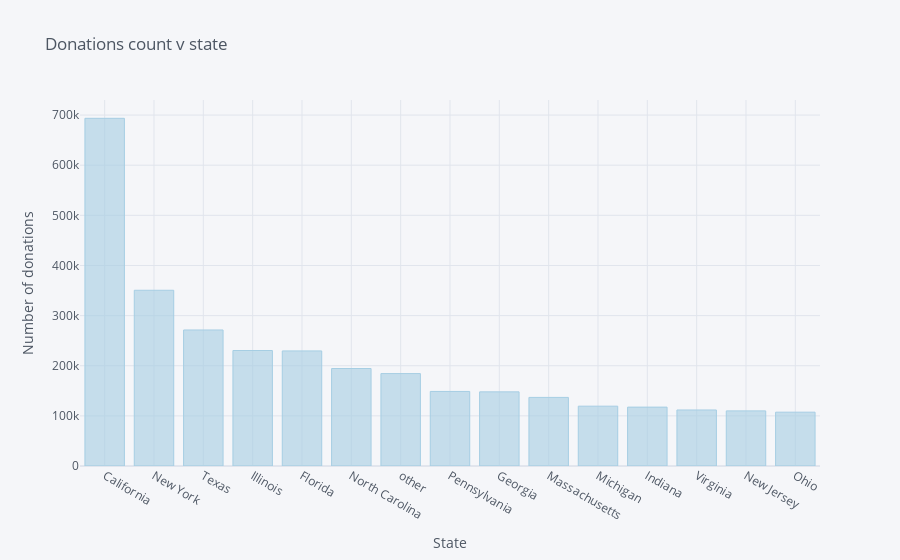

The notebook cell this image was saved under:
### Code cell
s3.iplot(kind='bar',xTitle='State',yTitle='Number of donations',title='Donations count v state',colorscale='paired')

### Figure 1 — Plotly figure (JSON) as saved in the notebook; plotly's stock layout.template omitted (floating-point values rounded to 4 significant figures)
{"data": [{"marker": {"color": "rgba(166, 206, 227, 0.6)", "line": {"color": "rgba(166, 206, 227, 1.0)", "width": 1}}, "name": "Donation ID", "orientation": "v", "text": "", "type": "bar", "x": ["California", "New York", "Texas", "Illinois", "Florida", "North Carolina", "other", "Pennsylvania", "Georgia", "Massachusetts", "Michigan", "Indiana", "Virginia", "New Jersey", "Ohio"], "y": [693577, 350553, 271348, 230350, 229542, 194465, 184324, 148752, 147897, 136845, 119337, 117470, 111740, 109926, 107401]}], "layout": {"legend": {"bgcolor": "#F5F6F9", "font": {"color": "#4D5663"}}, "paper_bgcolor": "#F5F6F9", "plot_bgcolor": "#F5F6F9", "title": {"font": {"color": "#4D5663"}, "text": "Donations count v state"}, "xaxis": {"gridcolor": "#E1E5ED", "showgrid": true, "tickfont": {"color": "#4D5663"}, "title": {"font": {"color": "#4D5663"}, "text": "State"}, "zerolinecolor": "#E1E5ED"}, "yaxis": {"gridcolor": "#E1E5ED", "showgrid": true, "tickfont": {"color": "#4D5663"}, "title": {"font": {"color": "#4D5663"}, "text": "Number of donations"}, "zerolinecolor": "#E1E5ED"}}}
